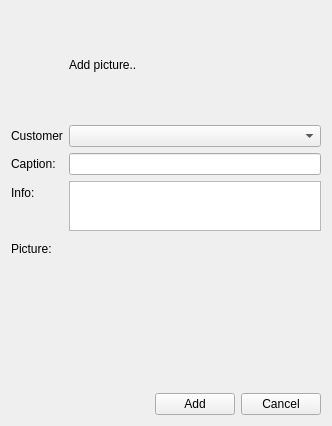
<?xml version="1.0" encoding="UTF-8"?>
<ui version="4.0">
 <class>addCustomerPicture</class>
 <widget class="QWidget" name="addCustomerPicture">
  <property name="geometry">
   <rect>
    <x>0</x>
    <y>0</y>
    <width>332</width>
    <height>426</height>
   </rect>
  </property>
  <property name="windowTitle">
   <string>Add picture</string>
  </property>
  <property name="synonym:customerid" stdset="0">
   <string>customer.selected</string>
  </property>
  <property name="synonym:image" stdset="0">
   <string>picture.base64</string>
  </property>
  <layout class="QFormLayout" name="formLayout">
   <property name="fieldGrowthPolicy">
    <enum>QFormLayout::AllNonFixedFieldsGrow</enum>
   </property>
   <item row="0" column="0">
    <widget class="QLabel" name="label">
     <property name="text">
      <string/>
     </property>
     <property name="pixmap">
      <pixmap>:/images/picture_add.png</pixmap>
     </property>
    </widget>
   </item>
   <item row="0" column="1">
    <widget class="QLabel" name="label_2">
     <property name="text">
      <string>Add picture..</string>
     </property>
    </widget>
   </item>
   <item row="2" column="0">
    <widget class="QLabel" name="label_tags">
     <property name="text">
      <string>Customer</string>
     </property>
    </widget>
   </item>
   <item row="2" column="1">
    <widget class="QComboBox" name="customer">
     <property name="action" stdset="0">
      <string>ListCustomerRef customer {}</string>
     </property>
    </widget>
   </item>
   <item row="3" column="0">
    <widget class="QLabel" name="label_caption">
     <property name="text">
      <string>Caption:</string>
     </property>
    </widget>
   </item>
   <item row="3" column="1">
    <widget class="QLineEdit" name="caption">
     <property name="initialFocus" stdset="0">
      <bool>true</bool>
     </property>
    </widget>
   </item>
   <item row="4" column="0">
    <widget class="QLabel" name="label_info">
     <property name="text">
      <string>Info:</string>
     </property>
    </widget>
   </item>
   <item row="4" column="1">
    <widget class="QPlainTextEdit" name="info">
     <property name="maximumSize">
      <size>
       <width>16777215</width>
       <height>50</height>
      </size>
     </property>
    </widget>
   </item>
   <item row="6" column="0">
    <widget class="QLabel" name="label_picture">
     <property name="text">
      <string>Picture:</string>
     </property>
    </widget>
   </item>
   <item row="6" column="1">
    <widget class="PictureChooser" name="picture">
     <property name="minimumSize">
      <size>
       <width>0</width>
       <height>150</height>
      </size>
     </property>
     <property name="global:lastPictureDir" stdset="0">
      <string>filename</string>
     </property>
    </widget>
   </item>
   <item row="7" column="1">
    <layout class="QHBoxLayout" name="horizontalLayout">
     <item>
      <spacer name="horizontalSpacer">
       <property name="orientation">
        <enum>Qt::Horizontal</enum>
       </property>
       <property name="sizeHint" stdset="0">
        <size>
         <width>40</width>
         <height>20</height>
        </size>
       </property>
      </spacer>
     </item>
     <item>
      <widget class="QPushButton" name="add">
       <property name="text">
        <string>Add</string>
       </property>
       <property name="action" stdset="0">
        <string>InsertCustomerPicture picture {customerid={addCustomerPicture.customer.selected},caption{{addCustomerPicture.caption}},info{{addCustomerPicture.info}},image{{addCustomerPicture.picture.base64}}}</string>
       </property>
       <property name="form" stdset="0">
        <string>_CLOSE_</string>
       </property>
      </widget>
     </item>
     <item>
      <widget class="QPushButton" name="cancel">
       <property name="text">
        <string>Cancel</string>
       </property>
       <property name="form" stdset="0">
        <string notr="true">_CLOSE_</string>
       </property>
      </widget>
     </item>
    </layout>
   </item>
  </layout>
 </widget>
 <customwidgets>
  <customwidget>
   <class>PictureChooser</class>
   <extends>QWidget</extends>
   <header>PictureChooser.hpp</header>
  </customwidget>
 </customwidgets>
 <tabstops>
  <tabstop>info</tabstop>
  <tabstop>picture</tabstop>
  <tabstop>add</tabstop>
  <tabstop>cancel</tabstop>
 </tabstops>
 <resources>
  <include location="qtclient.qrc"/>
 </resources>
 <connections/>
</ui>
